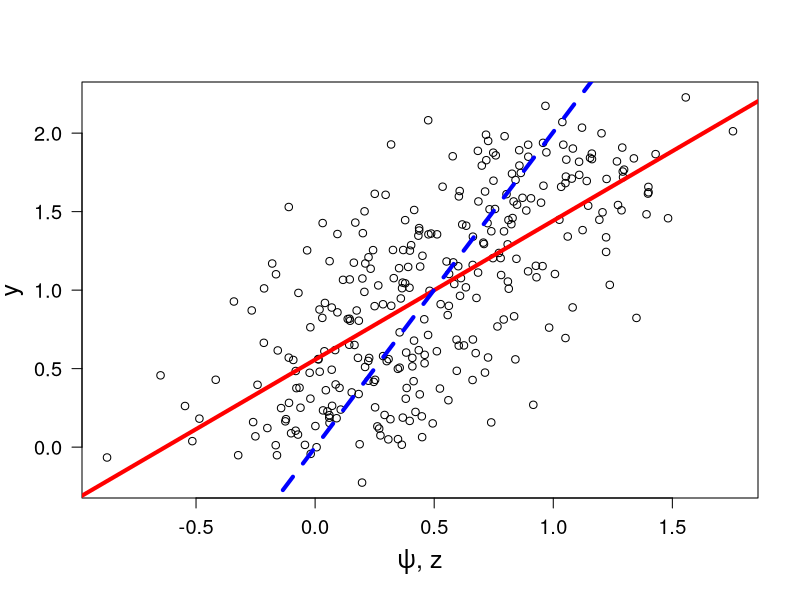
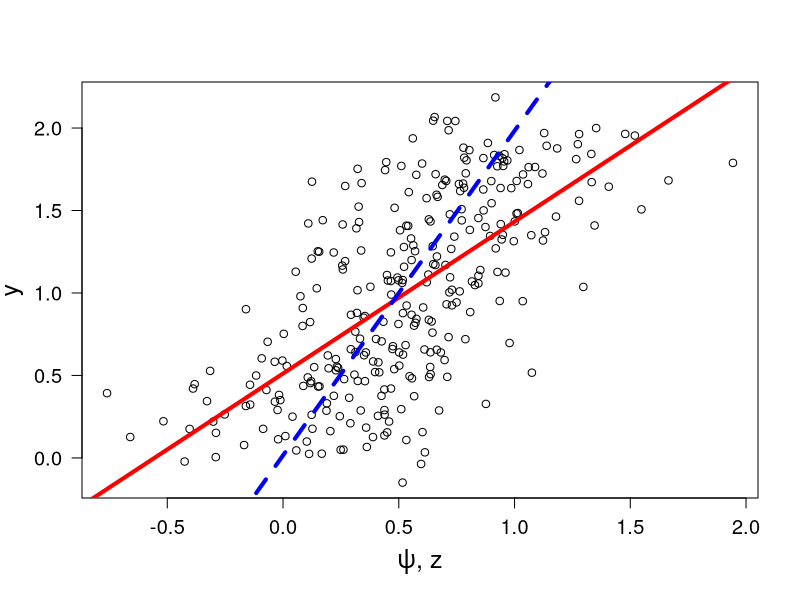
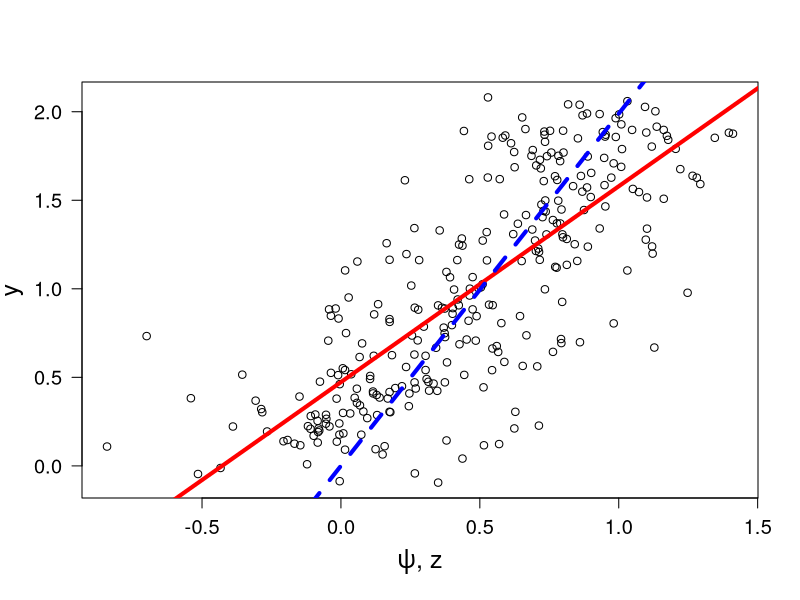
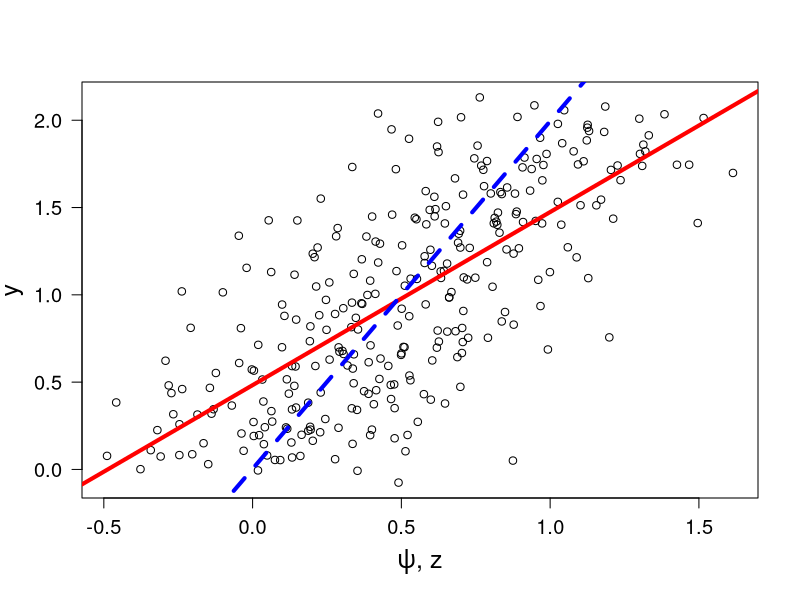
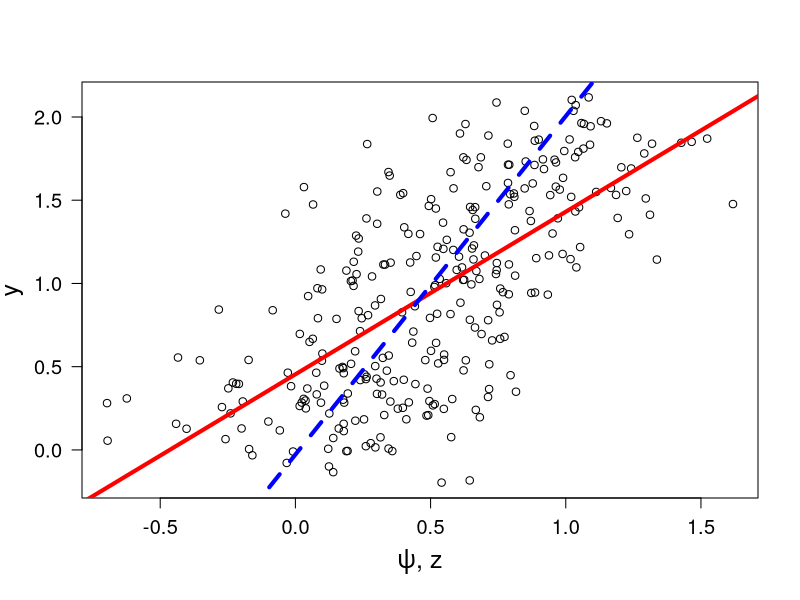
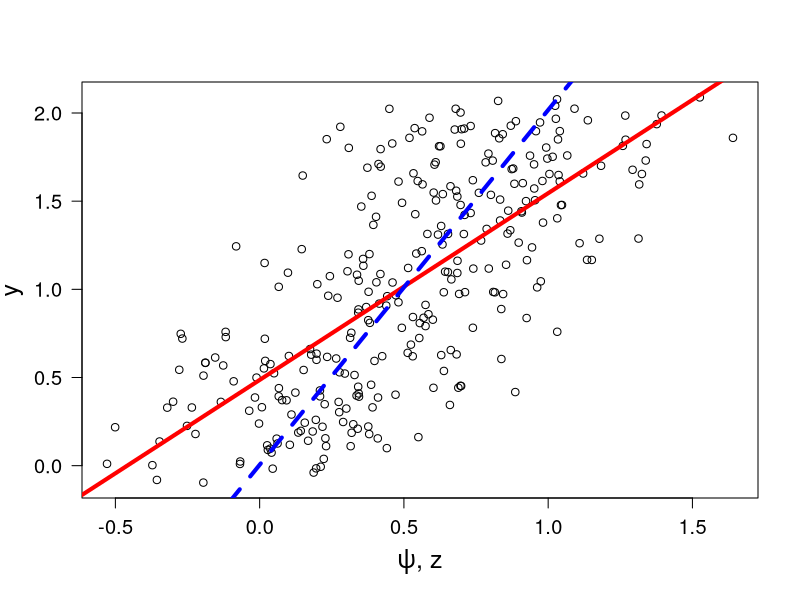
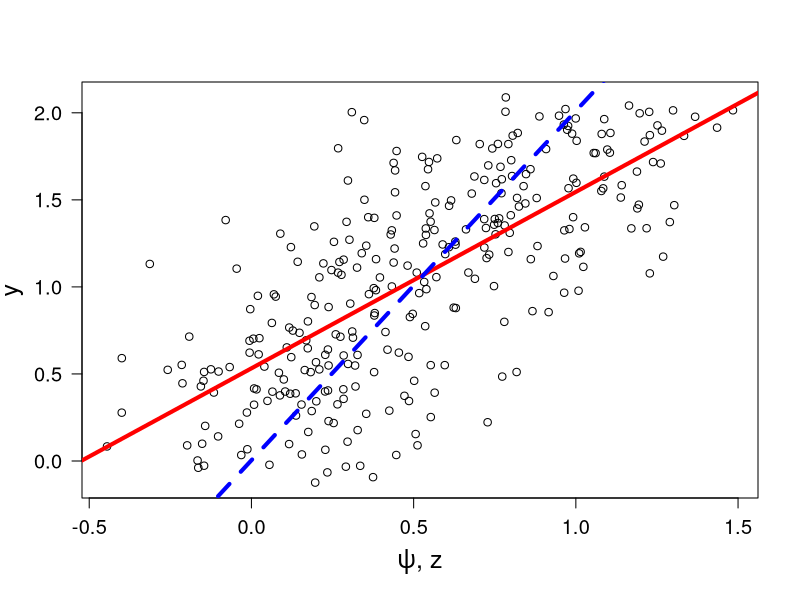
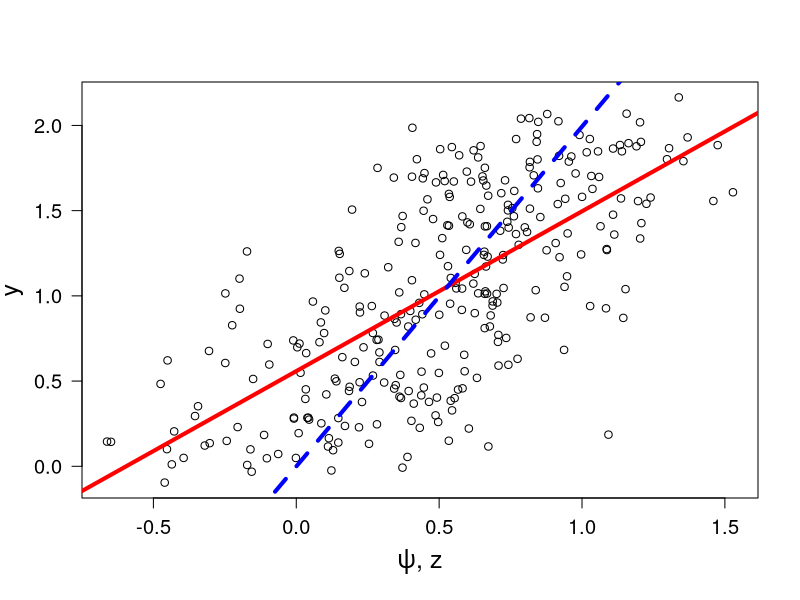

The R source for these figures, in order:
sum_b=0

for (iter  in 1:400){

n=300
x=runif(n,0,1)
e=rnorm(n,0,0.1)
u=rnorm(n,0,0.3)
z=x+u
y=2*x+e

lm.y=lm(y~x)
summary(lm.y)

lm.z=lm(y~z)
summary(lm.z)

plot(z, y,cex.axis=1.2,font.axis=1, cex.lab=1.5,las=1,xlab=c(expression(paste(psi, ", z"))),ylab="y")
abline(lm.z, lwd=4,lty=1,col="red")
abline(lm.y, lwd=4,lty=2,col="blue")
b=summary(lm.z)$coef[2]
sum_b=(sum_b+b)
}

1/400*sum_b

